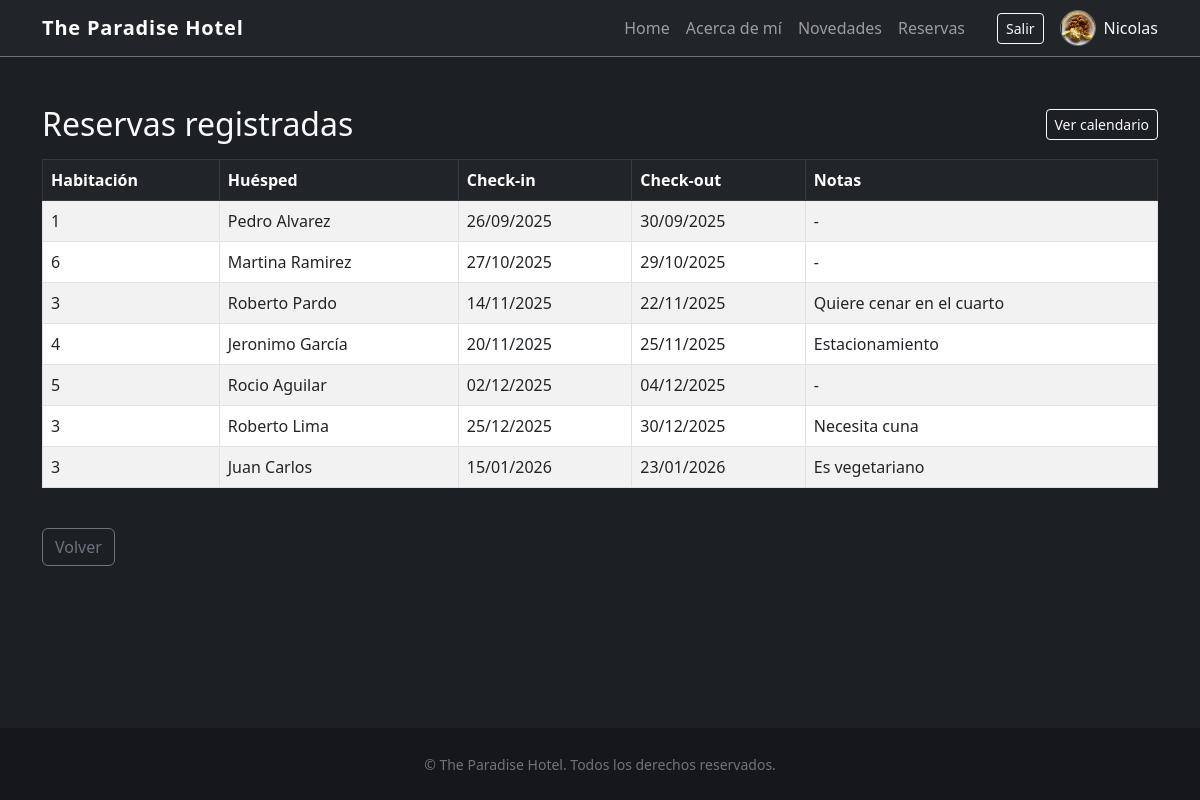
Screenshot of /reservas/ (signed in) with the database file from the repository.
### Cuentas/models.py (models this page shows, shortened)
class Perfil(models.Model):
    user = models.OneToOneField(
        settings.AUTH_USER_MODEL,
        on_delete=models.CASCADE,
        related_name="perfil",
    )
    avatar = models.ImageField(upload_to=avatar_upload_to, blank=True, null=True)
    cargo = models.CharField(max_length=100, blank=True)
    actualizado = models.DateTimeField(auto_now=True)
    class Meta:
        verbose_name = "perfil"
        verbose_name_plural = "perfiles"
    def avatar_url(self):
        if self.avatar:
            return self.avatar.url
        nombre = self.user.get_full_name() or self.user.get_username()
        return "https://ui-avatars.com/api/?background=262b33&color=f8f9fa&name=" + quote_plus(nombre)

### HotelApp/models.py (models this page shows, shortened)
class Reserva(models.Model):
    habitacion = models.ForeignKey(Habitacion, on_delete=models.CASCADE)
    nombre = models.CharField(max_length=100)
    apellido = models.CharField(max_length=100)
    check_in = models.DateField()
    check_out = models.DateField()
    notas = models.TextField(blank=True)

class Habitacion(models.Model):
    numero = models.IntegerField(unique=True)
    tipo = models.CharField(max_length=50)
    precio = models.DecimalField(max_digits=8, decimal_places=2)
    disponible = models.BooleanField(default=True)

### HotelApp/views.py (the view)
# urls.py: path("reservas/", views.lista_reservas, name="lista_reservas"),
@login_required
def lista_reservas(request):
    reservas = Reserva.objects.select_related(
        "habitacion").order_by("check_in")
    return render(request, "lista_reservas.html", {"reservas": reservas})

### Cuentas/context_processors.py (called while the page is built)
def perfil_actual(request):
    if not request.user.is_authenticated:
        return {}
    perfil, _ = Perfil.objects.get_or_create(user=request.user)
    return {"perfil_actual": perfil}

### HotelApp/Templates/lista_reservas.html (shortened to what this page needs)
{% extends "base.html" %}
{% block content %}
  <div class="d-flex justify-content-between align-items-center mb-3 flex-wrap gap-2">
    <h2 class="mb-0">Reservas registradas</h2>
    <a href="{% url 'calendario_reservas' %}" class="btn btn-outline-light btn-sm">Ver calendario</a>
  </div>
  {% if reservas %}
    <div class="table-responsive">
      <table class="table table-striped table-bordered align-middle">
        <thead class="table-dark">
          <tr>
            <th>Habitación</th>
            <th>Huésped</th>
            <th>Check-in</th>
            <th>Check-out</th>
            <th>Notas</th>
          </tr>
        </thead>
        <tbody>
          {% for reserva in reservas %}
            <tr>
              <td>{{ reserva.habitacion.numero }}</td>
              <td>{{ reserva.nombre }} {{ reserva.apellido }}</td>
              <td>{{ reserva.check_in|date:"d/m/Y" }}</td>
              <td>{{ reserva.check_out|date:"d/m/Y" }}</td>
              <td>{{ reserva.notas|default:"-" }}</td>
            </tr>
          {% endfor %}
        </tbody>
      </table>
    </div>
  {% else %}
    <p class="text-muted">Todavía no hay reservas cargadas.</p>
  {% endif %}
  <div class="mt-4">
    <a href="{% url 'home' %}" class="btn btn-outline-secondary">Volver</a>
  </div>
{% endblock %}

### HotelApp/Templates/base.html (shortened to what this page needs)
<!DOCTYPE html>
<html lang="es">
<head>
    <link href="https://cdn.jsdelivr.net/npm/bootstrap@5.3.0/dist/css/bootstrap.min.css" rel="stylesheet">
</head>
<body class="d-flex flex-column min-vh-100">
    <header class="border-bottom border-secondary">
        <nav class="navbar navbar-expand-lg navbar-dark bg-dark">
            <div class="container">
                <a class="navbar-brand" href="{% url 'home' %}">The Paradise Hotel</a>
                <div class="collapse navbar-collapse" id="navbarMain">
                    <ul class="navbar-nav ms-auto align-items-lg-center">
                        <li class="nav-item">
                            <a class="nav-link" href="{% url 'home' %}">Home</a>
                        </li>
                        <li class="nav-item">
                            <a class="nav-link" href="{% url 'paginas:about' %}">Acerca de mí</a>
                        </li>
                        <li class="nav-item">
                            <a class="nav-link" href="{% url 'paginas:lista' %}">Novedades</a>
                        </li>
                        <li class="nav-item">
                            <a class="nav-link" href="{% url 'lista_reservas' %}">Reservas</a>
                        </li>
                        {% if request.user.is_authenticated %}
                            <li class="nav-item ms-lg-4">
                                <div class="d-flex align-items-center gap-3">
                                    <form action="{% url 'cuentas:logout' %}" method="post" class="d-inline">
                                        <button type="submit" class="btn btn-outline-light btn-sm">Salir</button>
                                    </form>
                                    <a class="d-flex align-items-center gap-2 text-decoration-none" href="{% url 'cuentas:perfil' %}">
                                        <img src="{{ perfil_actual.avatar_url }}" alt="Avatar de {{ request.user.username }}" class="nav-avatar">
                                        <span class="text-light">{{ request.user.first_name|default:request.user.username }}</span>
                                    </a>
                                </div>
                            </li>
                        {% else %}
                            <li class="nav-item ms-lg-4 d-flex gap-2">
                                <a class="btn btn-outline-light btn-sm" href="{% url 'cuentas:login' %}">Ingresar</a>
                                <a class="btn btn-primary btn-sm" href="{% url 'cuentas:registro' %}">Registrarme</a>
                            </li>
                        {% endif %}
                    </ul>
                </div>
            </div>
        </nav>
    </header>
    <main class="container flex-grow-1 py-5">
        {% block content %}
        {% endblock %}
    </main>
    <footer class="py-4 mt-auto text-center">
        <div class="container">
            <small class="text-secondary">&copy; {{ now|date:"Y" }} The Paradise Hotel. Todos los derechos reservados.</small>
        </div>
    </footer>
</body>
</html>

### HotelApp/Templates/base.html (style rules this page uses)
body { background-color: #1c1f24; color: #f8f9fa; min-height: 100vh; display: flex; flex-direction: column; }
.navbar-brand { font-weight: 600; letter-spacing: 0.04em; }
footer { background: rgba(0, 0, 0, 0.25); }
.nav-avatar { width: 36px; height: 36px; border-radius: 50%; object-fit: cover; border: 1px solid rgba(255, 255, 255, 0.35); }

### rows the page displays
Perfil: avatar_url (picture)
Reserva: habitacion.numero "1", nombre "Pedro", apellido "Alvarez", check_in "26/09/2025", check_out "30/09/2025", notas "-"
Reserva: habitacion.numero "6", nombre "Martina", apellido "Ramirez", check_in "27/10/2025", check_out "29/10/2025", notas "-"
Reserva: habitacion.numero "3", nombre "Roberto", apellido "Pardo", check_in "14/11/2025", check_out "22/11/2025", notas "Quiere cenar en el cuarto"
Reserva: habitacion.numero "4", nombre "Jeronimo", apellido "García", check_in "20/11/2025", check_out "25/11/2025", notas "Estacionamiento"
Reserva: habitacion.numero "5", nombre "Rocio", apellido "Aguilar", check_in "02/12/2025", check_out "04/12/2025", notas "-"
Reserva: habitacion.numero "3", nombre "Roberto", apellido "Lima", check_in "25/12/2025", check_out "30/12/2025", notas "Necesita cuna"
Reserva: habitacion.numero "3", nombre "Juan", apellido "Carlos", check_in "15/01/2026", check_out "23/01/2026", notas "Es vegetariano"

### other values shown
{{ request.user.first_name|default:request.user.username }} "Nicolas"
